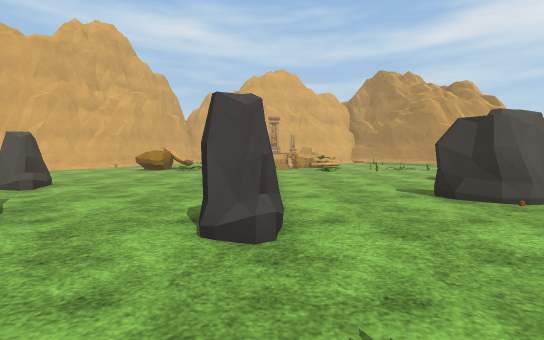
View 1 (above)

22 first-person views from a walk through a scene from a Unity 3-D project. The camera is 1.2 m above the floor, tilts 4° down and sees 90° across. The floor is counted in squares, 2 m on a side. Each view is taken from the middle of a square. On the plan, view 1 faces up. The plan holds only what a view shows up to about 9 squares ahead; the rest is blank. The place goes on beyond the plan. The terrain is drawn as flat ground. The player character is not drawn. Some animated figures are left out. Some surface patterns are stand-ins.

View 2
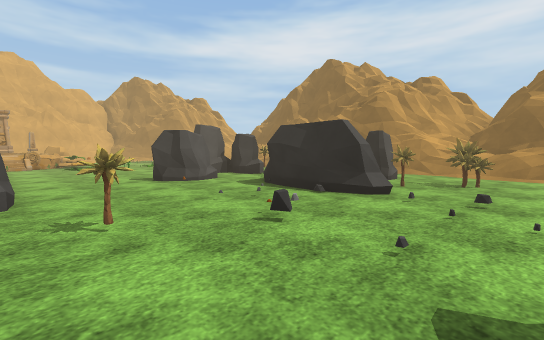

View 3
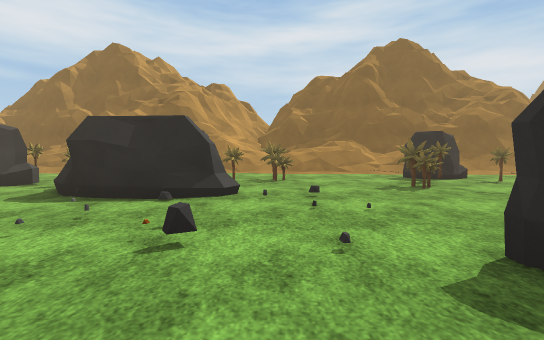

View 4
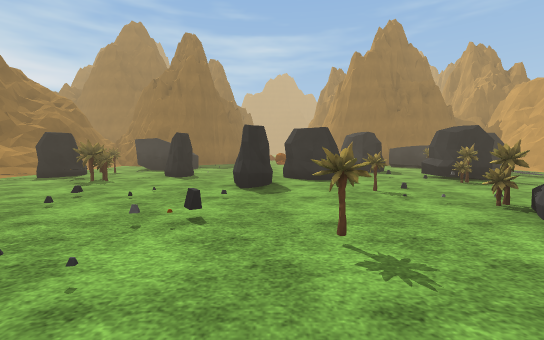

View 5
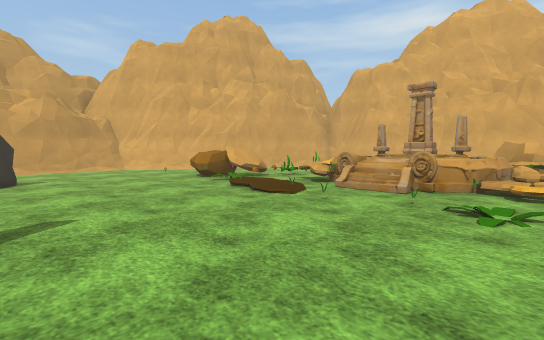

View 6
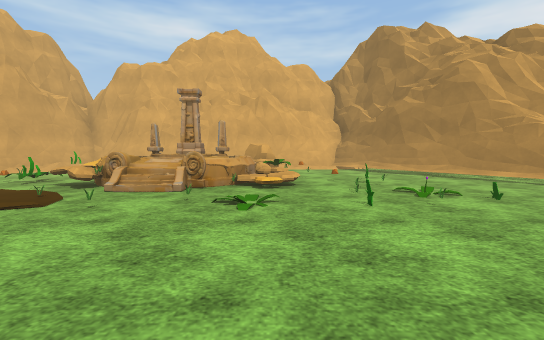

View 7
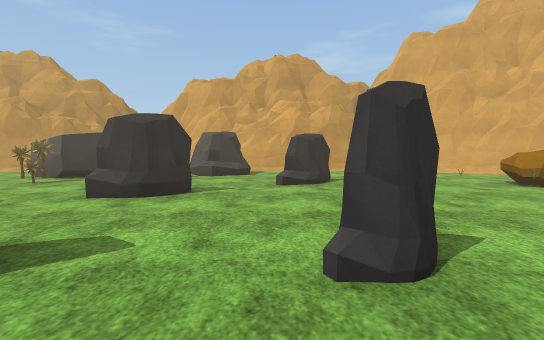

View 8
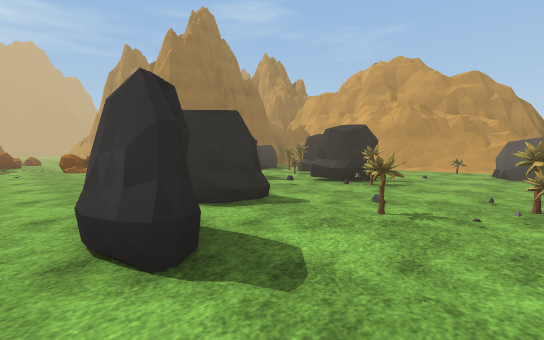

View 9
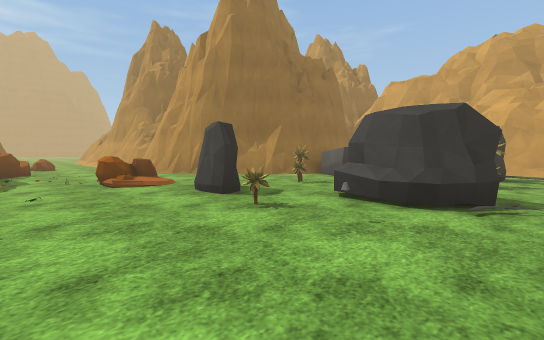

View 10
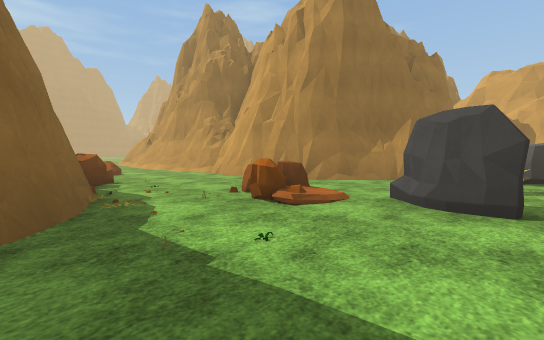

View 11
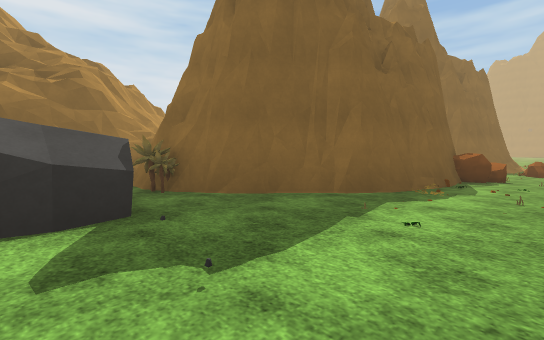

View 12
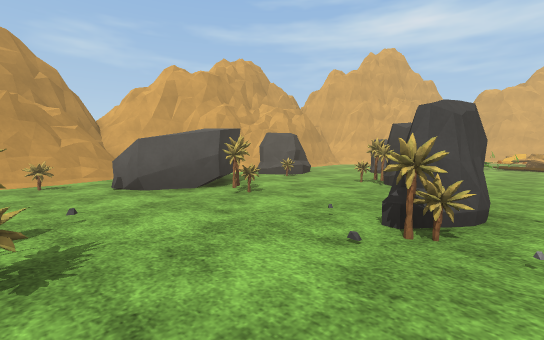

View 13
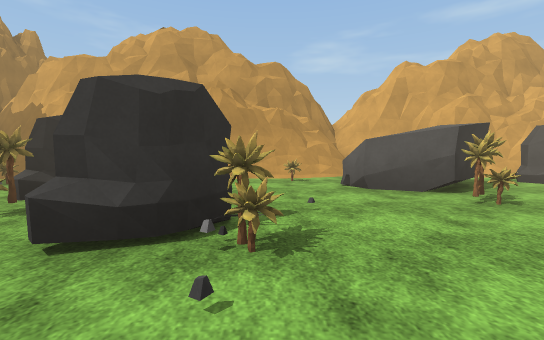

View 14
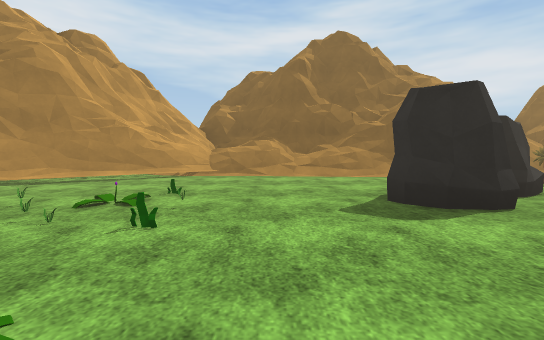

View 15
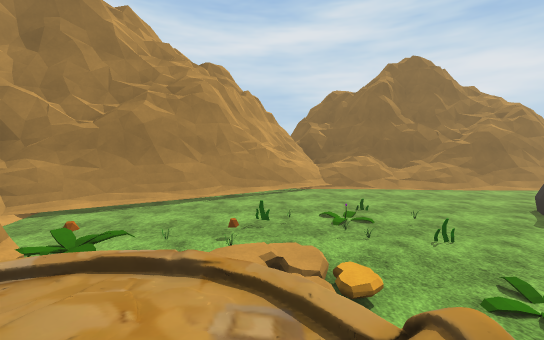

View 16
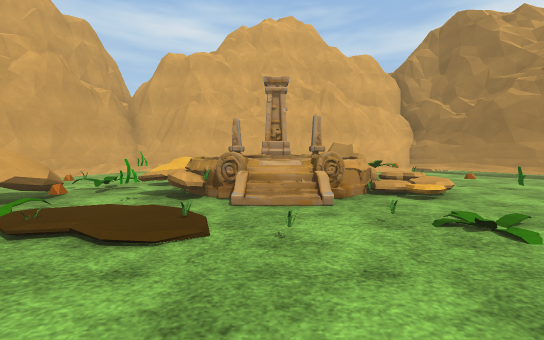

View 17
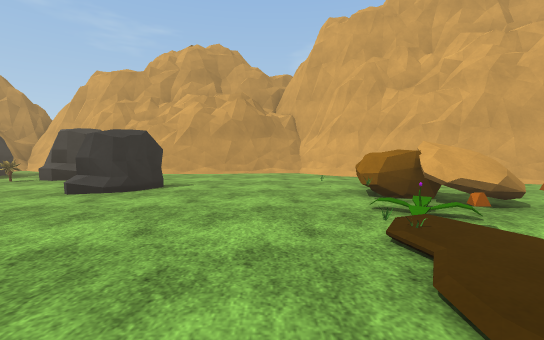

View 18
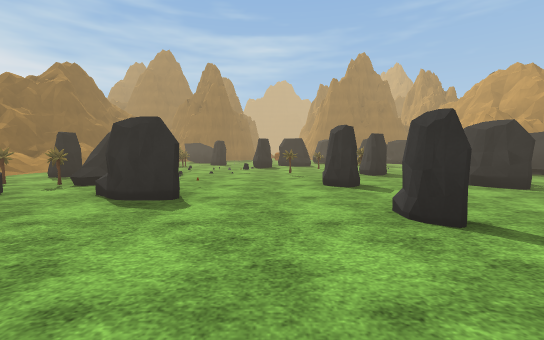

View 19
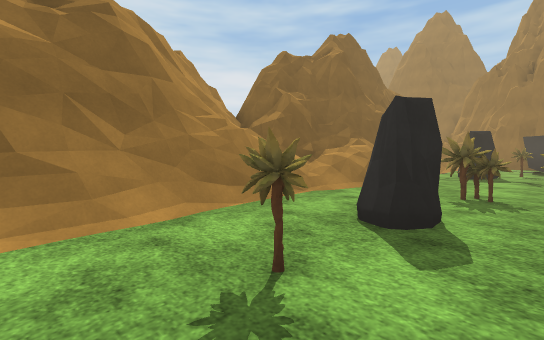

View 20
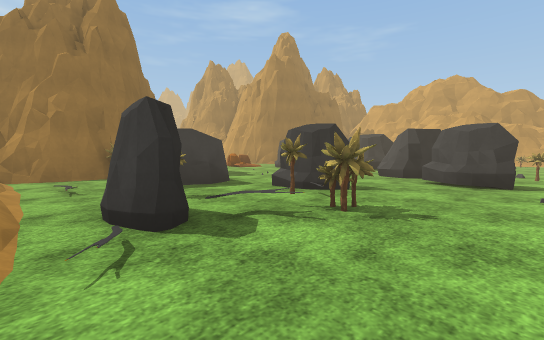

View 21
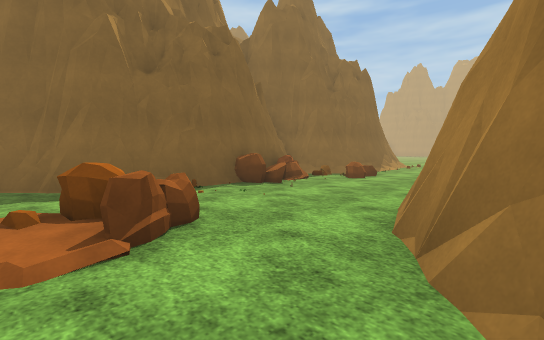

View 22
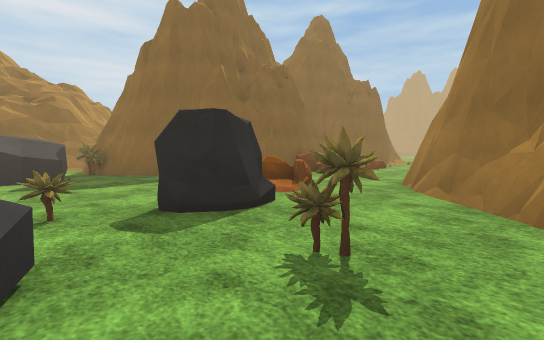

### Floor plan
Key: @ floor where view 1 was taken; # wall or solid block; . floor; / step, stairs or slope; = window, fence, low wall or low ledge; ^ raised ledge; O other object.
Columns run from 9 left of view 1 to 10 right of it. Each row starts with its distance up from view 1.
 14     ###########
 13     #..     ..##
 12    ##..  OOOO..#
 11    #.OOOOO OO..##
 10   ##..O/O/OO.O..##
  9  ##..OOOOO..OO...##
  8  #....OOOOOOOOO..###
  7  #...............#^
  6  #...............=^
  5  #...O...O...OO..=^
  4  #...O.......OO..##
  3  #.O..O.....O....##
  2  #.OOOOO.O...OOO.##
  1 ##...........O.O.###
  0 #/OOOO.O.@O..OOO.==#
 -1 #/.OOO.OO.....OO./##
 -2 ##/.....O......./=#
 -3  ##O..O...O..OO./=^
 -4  ##./.O..O...OOO/#^
 -5   #./.......O..O/#
 -6   # OOOOOO....O./##
 -7   # ...OOO...OO./#
 -8   #OOO.OOO...O../#
 -9   # OO..O/.O..O###
-10    ####..//O.#  ##
-11       ##.OOO##
-12        #....#
-13        ##..O#
-14        ##..O#
-15        #/..O#
-16        ##OO ##
-17         #..##

Positions as (right, up) in squares from view 1, and headings:
1: (0, 0), facing up
2: (0, -2), facing up-right
3: (0, -1), facing right
4: (1, 2), facing down
5: (2, 5), facing up-left
6: (2, 5), facing up
7: (1, 4), facing left
8: (2, -1), facing down-left
9: (2, -5), facing down-left
10: (3, -8), facing down-left
11: (1, -7), facing down-right
12: (-1, -3), facing up-left
13: (-1, -3), facing left
14: (1, 7), facing right
15: (0, 10), facing right
16: (0, 6), facing up
17: (0, 7), facing left
18: (1, 7), facing down
19: (5, 3), facing down-right
20: (7, -2), facing down-left
21: (-2, -10), facing down-right
22: (-3, -7), facing down-right
